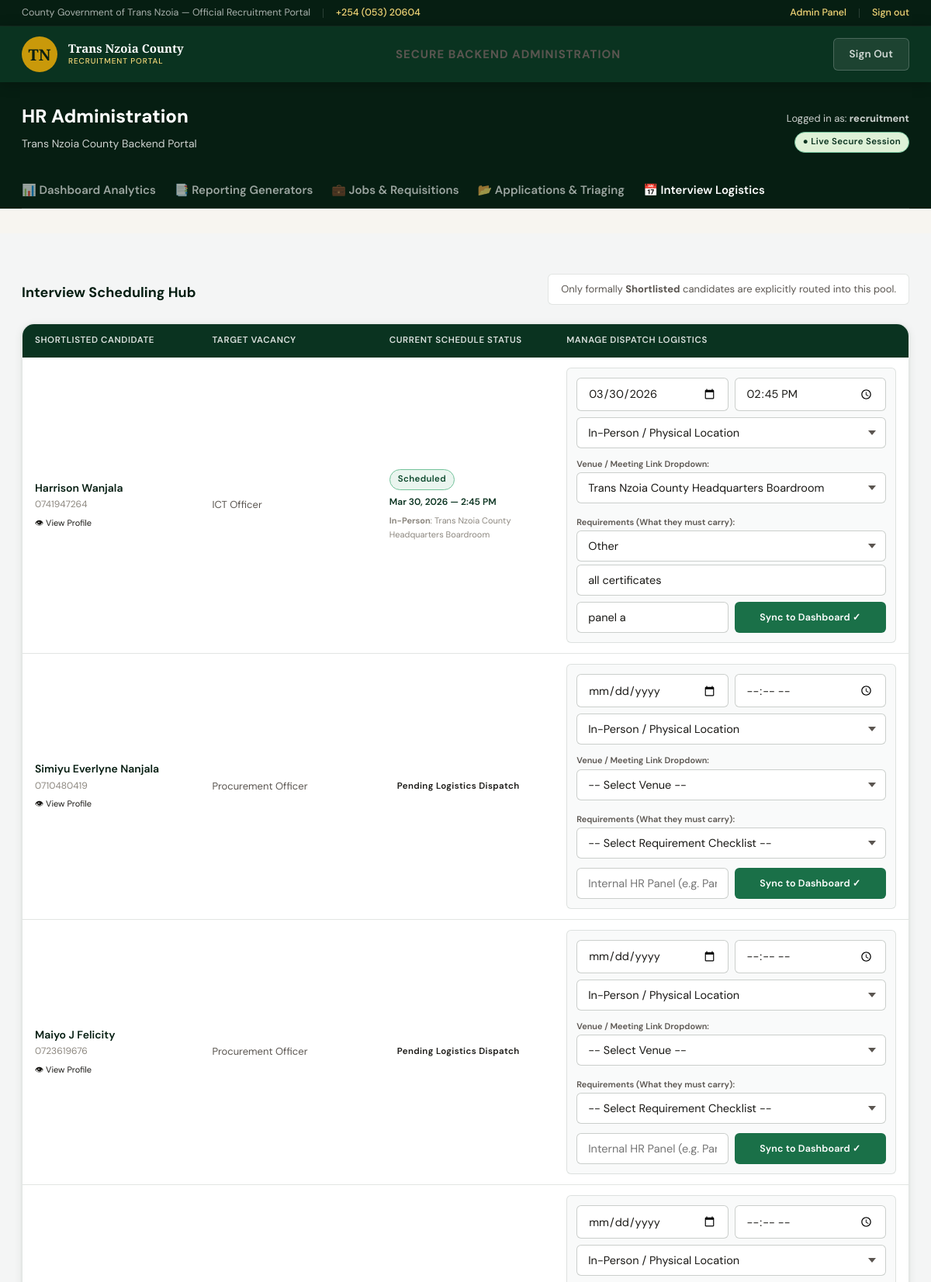
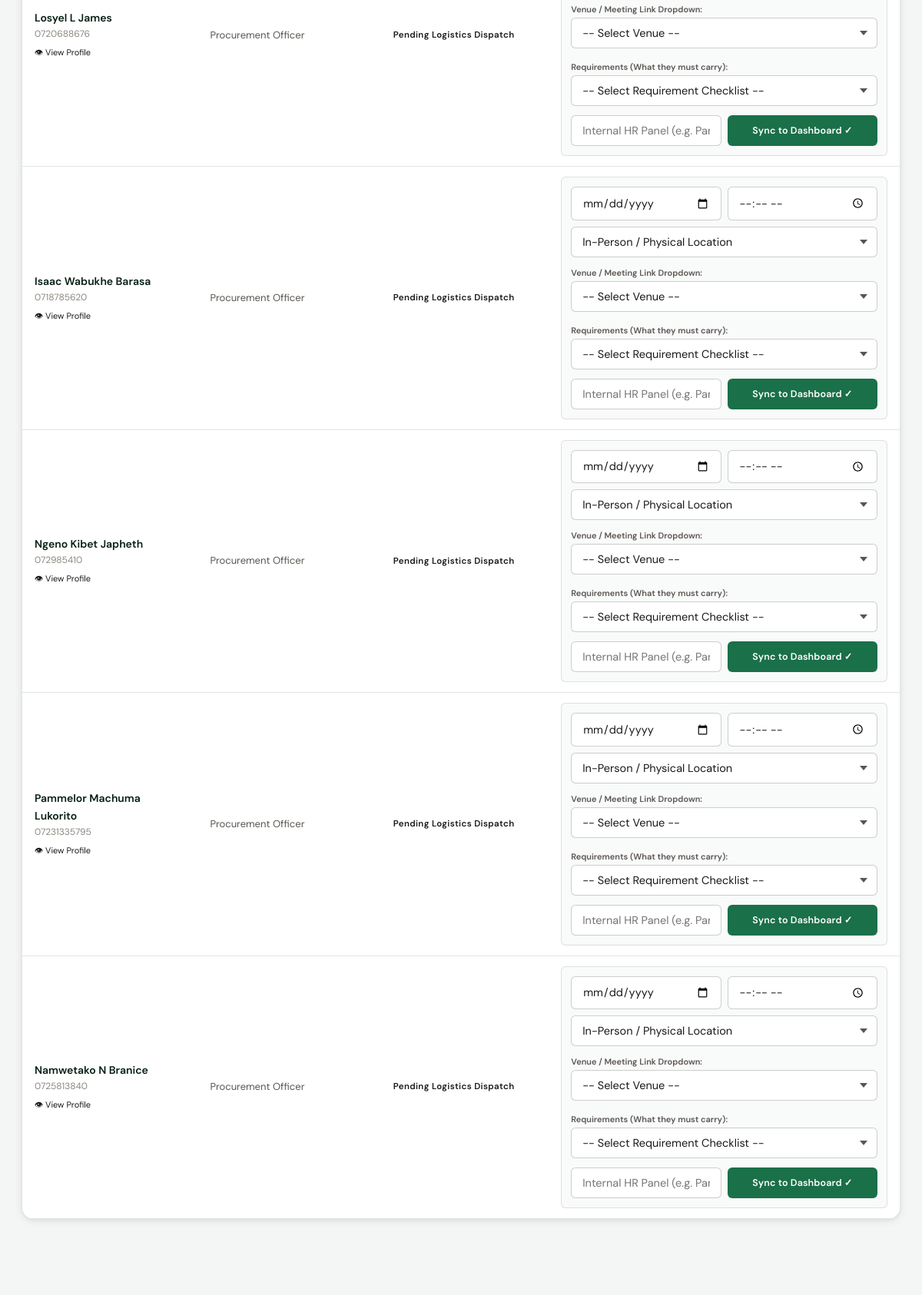
The page /admin/interviews.php (signed in, upper part) on the database its author committed (2 pictures, top to bottom).
### tables this page shows
CREATE TABLE `interviews` (
  `id` int(10) unsigned NOT NULL AUTO_INCREMENT,
  `application_id` int(10) unsigned NOT NULL,
  `interview_date` date NOT NULL,
  `interview_time` time NOT NULL,
  `venue` varchar(300) NOT NULL,
  `mode` enum('In-Person','Virtual','Telephone') NOT NULL DEFAULT 'In-Person',
  `requirements` varchar(500) DEFAULT NULL,
  `panel_members` text DEFAULT NULL,
  `status` enum('Scheduled','Completed','Cancelled','No-Show','Rescheduled') NOT NULL DEFAULT 'Scheduled',
  `outcome` enum('Pass','Fail','Pending') DEFAULT 'Pending',
  `outcome_notes` text DEFAULT NULL,
  `notification_sent` tinyint(1) NOT NULL DEFAULT 0,
  `created_by` int(10) unsigned DEFAULT NULL,
  `created_at` datetime NOT NULL DEFAULT current_timestamp(),
  `updated_at` datetime NOT NULL DEFAULT current_timestamp() ON UPDATE current_timestamp(),
  `location` varchar(255) DEFAULT NULL,
  `panel` varchar(255) DEFAULT NULL,
  `job_id` int(11) NOT NULL,
  PRIMARY KEY (`id`),
  UNIQUE KEY `application_id` (`application_id`),
  KEY `created_by` (`created_by`),
  KEY `idx_date` (`interview_date`),
  CONSTRAINT `interviews_ibfk_1` FOREIGN KEY (`application_id`) REFERENCES `applications` (`id`) ON DELETE CASCADE,
  CONSTRAINT `interviews_ibfk_2` FOREIGN KEY (`created_by`) REFERENCES `users` (`id`) ON DELETE SET NULL
);

CREATE TABLE `jobs` (
  `id` int(10) unsigned NOT NULL AUTO_INCREMENT,
  `job_code` varchar(30) NOT NULL,
  `title` varchar(200) NOT NULL,
  `department` varchar(200) NOT NULL,
  `type` enum('Full-Time','Part-Time','Contract','Internship') NOT NULL DEFAULT 'Full-Time',
  `deadline` date NOT NULL,
  `posted_date` date NOT NULL DEFAULT curdate(),
  `status` varchar(50) DEFAULT 'Open',
  `vacancies` tinyint(3) unsigned NOT NULL DEFAULT 1,
  `min_experience` tinyint(3) unsigned NOT NULL DEFAULT 0,
  `salary_scale` varchar(80) DEFAULT NULL,
  `scope` enum('county_wide','ward_specific') NOT NULL DEFAULT 'county_wide',
  `target_sub_county` varchar(60) DEFAULT NULL,
  `target_ward` varchar(80) DEFAULT NULL,
  `description` text NOT NULL,
  `requirements` text DEFAULT NULL,
  `responsibilities` text DEFAULT NULL,
  `source` enum('manual','bulk_import') NOT NULL DEFAULT 'manual',
  `created_by` int(10) unsigned DEFAULT NULL,
  `created_at` datetime NOT NULL DEFAULT current_timestamp(),
  `updated_at` datetime NOT NULL DEFAULT current_timestamp() ON UPDATE current_timestamp(),
  `job_group` varchar(100) DEFAULT NULL,
  `terms` varchar(100) DEFAULT NULL,
  `duties` text DEFAULT NULL,
  PRIMARY KEY (`id`),
  UNIQUE KEY `job_code` (`job_code`),
  KEY `created_by` (`created_by`),
  KEY `idx_status` (`status`),
  KEY `idx_deadline` (`deadline`),
  CONSTRAINT `jobs_ibfk_1` FOREIGN KEY (`created_by`) REFERENCES `users` (`id`) ON DELETE SET NULL
);

CREATE TABLE `applications` (
  `id` int(10) unsigned NOT NULL AUTO_INCREMENT,
  `ref_no` varchar(20) NOT NULL,
  `job_id` int(10) unsigned NOT NULL,
  `user_id` int(10) unsigned DEFAULT NULL,
  `first_name` varchar(80) NOT NULL,
  `last_name` varchar(80) NOT NULL,
  `id_no` varchar(20) NOT NULL,
  `dob` date DEFAULT NULL,
  `gender` enum('Male','Female','Prefer not to say') DEFAULT NULL,
  `phone` varchar(20) NOT NULL,
  `email` varchar(160) NOT NULL,
  `degree` varchar(200) DEFAULT NULL,
  `institution` varchar(200) DEFAULT NULL,
  `kism_no` varchar(40) DEFAULT NULL,
  `experience` varchar(60) DEFAULT NULL,
  `current_employer` varchar(200) DEFAULT NULL,
  `cover_letter` text DEFAULT NULL,
  `sub_county` varchar(60) DEFAULT NULL,
  `ward` varchar(80) DEFAULT NULL,
  `postal_address` varchar(200) DEFAULT NULL,
  `status` enum('Received','Under Review','Shortlisted','Not Shortlisted','Interview Scheduled','Hired','Rejected') NOT NULL DEFAULT 'Received',
  `reviewer_notes` text DEFAULT NULL,
  `reviewed_by` int(10) unsigned DEFAULT NULL,
  `reviewed_at` datetime DEFAULT NULL,
  `submitted_at` datetime NOT NULL DEFAULT current_timestamp(),
  `updated_at` datetime NOT NULL DEFAULT current_timestamp() ON UPDATE current_timestamp(),
  PRIMARY KEY (`id`),
  UNIQUE KEY `ref_no` (`ref_no`),
  KEY `user_id` (`user_id`),
  KEY `reviewed_by` (`reviewed_by`),
  KEY `idx_job_id` (`job_id`),
  KEY `idx_status` (`status`),
  KEY `idx_sub_county` (`sub_county`),
  KEY `idx_ref_no` (`ref_no`),
  CONSTRAINT `applications_ibfk_1` FOREIGN KEY (`job_id`) REFERENCES `jobs` (`id`) ON DELETE CASCADE,
  CONSTRAINT `applications_ibfk_2` FOREIGN KEY (`user_id`) REFERENCES `users` (`id`) ON DELETE SET NULL,
  CONSTRAINT `applications_ibfk_3` FOREIGN KEY (`reviewed_by`) REFERENCES `users` (`id`) ON DELETE SET NULL
);

### includes/auth.php (called while the page is built, shortened)
<?php
function h(?string $s): string {
    return htmlspecialchars($s ?? '', ENT_QUOTES, 'UTF-8');
}

### admin/interviews.php (the view, shortened to what this page needs)
<?php
require_once __DIR__ . '/../includes/auth.php';
$pdo = db();
$sql = "SELECT a.id AS app_id, a.job_id, a.status AS app_status,
        COALESCE(u.full_name, CONCAT(a.first_name, ' ', a.last_name)) AS full_name,
        COALESCE(u.phone, a.phone) AS phone,
        COALESCE(u.email, a.email) AS email,
        j.title AS job_title,
        i.interview_date, i.interview_time, i.venue, i.mode AS interview_mode, i.requirements, i.panel_members, i.status AS int_status
        FROM applications a
        LEFT JOIN users u ON a.user_id = u.id
        JOIN jobs j ON a.job_id = j.id
        LEFT JOIN interviews i ON a.id = i.application_id
        WHERE a.status IN ('Shortlisted', 'Interview Scheduled', 'Interviewed')
        ORDER BY i.interview_date IS NULL ASC, i.interview_date ASC, a.submitted_at DESC";
$cands = $pdo->query($sql)->fetchAll(PDO::FETCH_ASSOC);
$venuePresets = [
    'Trans Nzoia County Headquarters Boardroom',
    'Department of Health Services Complex',
    'County Public Service Board Offices',
    'Virtual Link Options Below',
    'Other'
];
require_once __DIR__ . '/../includes/partials/header.php';
require_once __DIR__ . '/partials/admin_nav.php';
?>
<div class="page-wrap" style="background:#f4f5f5; padding-bottom:100px;">
  <div class="container">
    <div style="display:flex; justify-content:space-between; align-items:flex-end; margin-bottom:24px; flex-wrap:wrap; gap:16px;">
      <h2 style="font-size:18px; font-weight:700; color:var(--green-900);">Interview Scheduling Hub</h2>
      <div style="font-size:13px; color:var(--text-muted); padding:8px 16px; background:#fff; border-radius:6px; border:1px solid var(--border);">
        Only formally <strong>Shortlisted</strong> candidates are explicitly routed into this pool.
      </div>
    </div>
    <div class="card fade-up" style="overflow:hidden;">
      <div class="table-responsive" style="overflow-x:auto;">
        <table class="table" style="min-width:900px;">
          <colgroup>
            <col style="width:20%;">
            <col style="width:20%;">
            <col style="width:20%;">
            <col style="width:40%;">
          </colgroup>
          <thead>
            <tr>
              <th>Shortlisted Candidate</th>
              <th>Target Vacancy</th>
              <th>Current Schedule Status</th>
              <th>Manage Dispatch Logistics</th>
            </tr>
          </thead>
          <tbody>
            <?php if (empty($cands)): ?>
              <tr><td colspan="4" style="padding:40px; text-align:center; color:var(--text-muted);">No candidates possess a "Shortlisted" footprint in the primary queue yet.</td></tr>
            <?php else: ?>
              <?php foreach ($cands as $c): ?>
                <tr>
                  <td>
                    <div style="font-weight:600;color:var(--green-900);"><?= h($c['full_name']) ?></div>
                    <div style="font-size:12px;color:var(--text-light);"><?= h($c['phone'] ?: $c['email']) ?></div>
                    <a href="view_application.php?id=<?= $c['app_id'] ?>" style="font-size:11px; color:var(--gold); display:inline-block; margin-top:4px;">👁 View Profile</a>
                  </td>
                  <td><div style="font-size:13px; color:var(--text-muted); line-height:1.4;"><?= h($c['job_title']) ?></div></td>
                  <td>
                    <?php if($c['interview_date']): ?>
                      <span class="badge badge-success" style="margin-bottom:6px; display:inline-block;">Scheduled</span>
                      <div style="font-size:12px; color:var(--green-800); font-weight:600;"><?= date('M j, Y', strtotime($c['interview_date'])) ?> — <?= date('g:i A', strtotime($c['interview_time'])) ?></div>
                      <div style="font-size:11px; color:var(--text-light); margin-top:4px;"><strong><?= h($c['interview_mode']) ?></strong>: <?= h($c['venue']) ?></div>
                    <?php else: ?>
                      <span class="badge badge-warning">Pending Logistics Dispatch</span>
                    <?php endif; ?>
                  </td>
                  <td>
                    <form method="POST" style="background:#f9fafa; padding:12px; border:1px solid var(--border); border-radius:6px; margin:0;">
                      <div style="display:grid; grid-template-columns:1fr 1fr; gap:8px; margin-bottom:8px;">
                          <input type="date" class="form-input form-sm" name="interview_date" value="<?= h($c['interview_date']) ?>" required>
                          <input type="time" class="form-input form-sm" name="interview_time" value="<?= h($c['interview_time']) ?>" required>
                      </div>
                      <div style="margin-bottom:8px;">
                          <select name="mode" class="form-select form-sm" style="width:100%; margin-bottom:8px;">
                              <option value="In-Person" <?= $c['interview_mode']==='In-Person'?'selected':'' ?>>In-Person / Physical Location</option>
                          </select>
                          <small style="color:var(--text-muted); font-size:11px; font-weight:600;">Venue / Meeting Link Dropdown:</small>
                          <select name="venue" class="form-select form-sm venue-drop" style="width:100%; margin-bottom:4px;" required onchange="vch(this)">
                              <option value="">-- Select Venue --</option>
                              <?php
                                foreach($venuePresets as $v) {
                                    $sel = ($c['venue'] === $v) ? 'selected' : '';
                                    echo "<option value=\"$v\" $sel>$v</option>";
                                }
                              ?>
                          </select>
                      </div>
                      <div style="margin-bottom:8px;">
                          <small style="color:var(--text-muted); font-size:11px; font-weight:600;">Requirements (What they must carry):</small>
                          <select name="requirements" class="form-select form-sm req-drop" style="width:100%; margin-bottom:4px;" onchange="rch(this)">
                              <option value="">-- Select Requirement Checklist --</option>
                              <?php
                                $r_match = false;
                                if ($c['requirements'] && !$r_match) {
                                    echo "<option value=\"Other\" selected>Other</option>";
                                }
                              ?>
                          </select>
                          <input type="text" name="requirements_other" class="form-input form-sm req-oth" placeholder="Custom instructions structurally dictated..." value="<?= h($c['requirements'] && !$r_match ? $c['requirements'] : '') ?>" style="width:100%; display:<?= $c['requirements'] && !$r_match ? 'block' : 'none' ?>;">
                      </div>
                      <div style="display:flex; gap:8px;">
                          <input type="text" name="panel_members" class="form-input form-sm" placeholder="Internal HR Panel (e.g. Panel A)" value="<?= h($c['panel_members']) ?>" style="flex:1;">
                          <button type="submit" class="btn btn-green btn-sm" style="flex:1; white-space:nowrap;">Sync to Dashboard ✓</button>
                      </div>
                    </form>
                  </td>
                </tr>
              <?php endforeach; ?>
            <?php endif; ?>
          </tbody>
        </table>
      </div>
    </div>
  </div>
</div>
<?php require_once __DIR__ . '/../includes/partials/footer.php'; ?>

### assets/css/style.css (style rules this page uses)
:root { --green-950: #020E06; --green-900: #061E12; --green-800: #0A3320; --green-700: #0E4A2E; --green-600: #145C39; --green-500: #1A7048; --green-400: #228558; --green-300: #3DA06F; --green-200: #72C29A; --green-100: #B8E3CB; --green-50: #EAF5EF; --gold-800: #7A5B06; --gold-600: #A87D09; --gold-500: #C9990A; --gold-400: #E0AC0C; --gold-300: #EDCA56; --gold-200: #F5D878; --gold-100: #FDF0BE; --gold-50: #FEFAEE; --warm-white: #F7F5F0; --warm-50: #F2EFE8; --warm-100: #E5E0D5; --warm-200: #C8C0B0; --warm-700: #4A4438; --warm-900: #1C1915; --text-main: #1A1916; --text-muted: #5A5550; --text-light: #8C877F; --border: rgba(20,40,25,0.12); --border-strong: rgba(20,40,25,0.22); --radius-sm: 6px; --radius-md: 10px; --radius-lg: 16px; --radius-xl: 24px; --shadow-sm: 0 1px 4px rgba(10,50,25,0.06); --shadow-card: 0 2px 12px rgba(10,50,25,0.08), 0 1px 3px rgba(10,50,25,0.06); --shadow-hover:0 8px 28px rgba(10,50,25,0.14), 0 2px 8px rgba(10,50,25,0.08); --font-display: 'Playfair Display', Georgia, serif; --font-body: 'DM Sans', system-ui, sans-serif; --font-mono: 'DM Mono', monospace; --max-w: 100%; --nav-h: 72px; --topbar-h: 34px; }
*, *::before, *::after { box-sizing: border-box; margin: 0; padding: 0; }
html { scroll-behavior: smooth; }
body { font-family: var(--font-body); font-size: 16px; line-height: 1.65; color: var(--text-main); background: var(--warm-white); -webkit-font-smoothing: antialiased; display: flex; flex-direction: column; min-height: 100vh; }
a { color: inherit; text-decoration: none; }
button, input, select, textarea { font-family: var(--font-body); }
.container { max-width: var(--max-w); margin: 0 auto; padding: 0 28px; }
.page-wrap { padding: 52px 0 80px; }
.btn { display: inline-flex; align-items: center; gap: 7px; padding: 9px 20px; font-size: 13.5px; font-weight: 600; border-radius: var(--radius-sm); border: none; cursor: pointer; transition: all .18s; letter-spacing: .01em; white-space: nowrap; text-align: center; justify-content: center; }
.btn-sm { padding: 7px 15px; font-size: 12.5px; }
.btn-green { background: var(--green-500); color: #fff; }
.badge { display: inline-flex; align-items: center; padding: 3px 10px; font-size: 11.5px; font-weight: 600; border-radius: 100px; letter-spacing: .03em; white-space: nowrap; }
.badge-success { background: var(--green-50); color: var(--green-700); border: 1px solid var(--green-200); }
.form-input, .form-select, .form-textarea { width: 100%; border: 1.5px solid var(--border-strong); border-radius: var(--radius-sm); padding: 10px 14px; font-size: 14.5px; color: var(--text-main); background: #fff; outline: none; transition: border-color .2s, box-shadow .2s; appearance: none; }
.form-select { background-repeat: no-repeat; background-position: right 12px center; padding-right: 36px; cursor: pointer; }
.card { background: #fff; border: 1px solid var(--border); border-radius: var(--radius-lg); box-shadow: var(--shadow-card); }
table { width: 100%; border-collapse: collapse; font-size: 14px; }
thead th { background: var(--green-800); color: rgba(255,255,255,.85); padding: 12px 16px; text-align: left; font-size: 11.5px; font-weight: 600; letter-spacing: .05em; text-transform: uppercase; white-space: nowrap; }
tbody tr { border-bottom: 1px solid var(--border); transition: background .15s; }
tbody td { padding: 13px 16px; color: var(--text-main); vertical-align: middle; }
.fade-up { opacity: 0; transform: translateY(20px); transition: opacity .5s ease, transform .5s ease; }
.fade-up.visible { opacity: 1; transform: translateY(0); }

### rows shown on the page
interviews: full_name "Harrison Wanjala", email "0741947264", job.title "ICT Officer", interview_date "Mar 30, 2026", interview_time "2:45 PM", mode "In-Person", venue "Trans Nzoia County Headquarters Boardroom", interview_date "03/30/2026", interview_time "14:45:00", mode "In-Person / Physical Location", requirements "Other", requirements_other "all certificates", panel_members "panel a"
applications: full_name "Simiyu Everlyne Nanjala", email "0710480419", job.title "Procurement Officer", shows "Pending Logistics Dispatch"
applications: full_name "Maiyo J Felicity", email "0723619676", job.title "Procurement Officer", shows "Pending Logistics Dispatch"
applications: full_name "Losyel L James", email "0720688676", job.title "Procurement Officer", shows "Pending Logistics Dispatch"
applications: full_name "Isaac Wabukhe Barasa", email "0718785620", job.title "Procurement Officer", shows "Pending Logistics Dispatch"
applications: full_name "Ngeno Kibet Japheth", email "072985410", job.title "Procurement Officer", shows "Pending Logistics Dispatch"
applications: full_name "Pammelor Machuma Lukorito", email "07231335795", job.title "Procurement Officer", shows "Pending Logistics Dispatch"
applications: full_name "Namwetako N Branice", email "0725813840", job.title "Procurement Officer", shows "Pending Logistics Dispatch"

### other values the page prints
auth_user()['username'] "recruitment"
form field venue "Trans Nzoia County Headquarters Boardroom"
